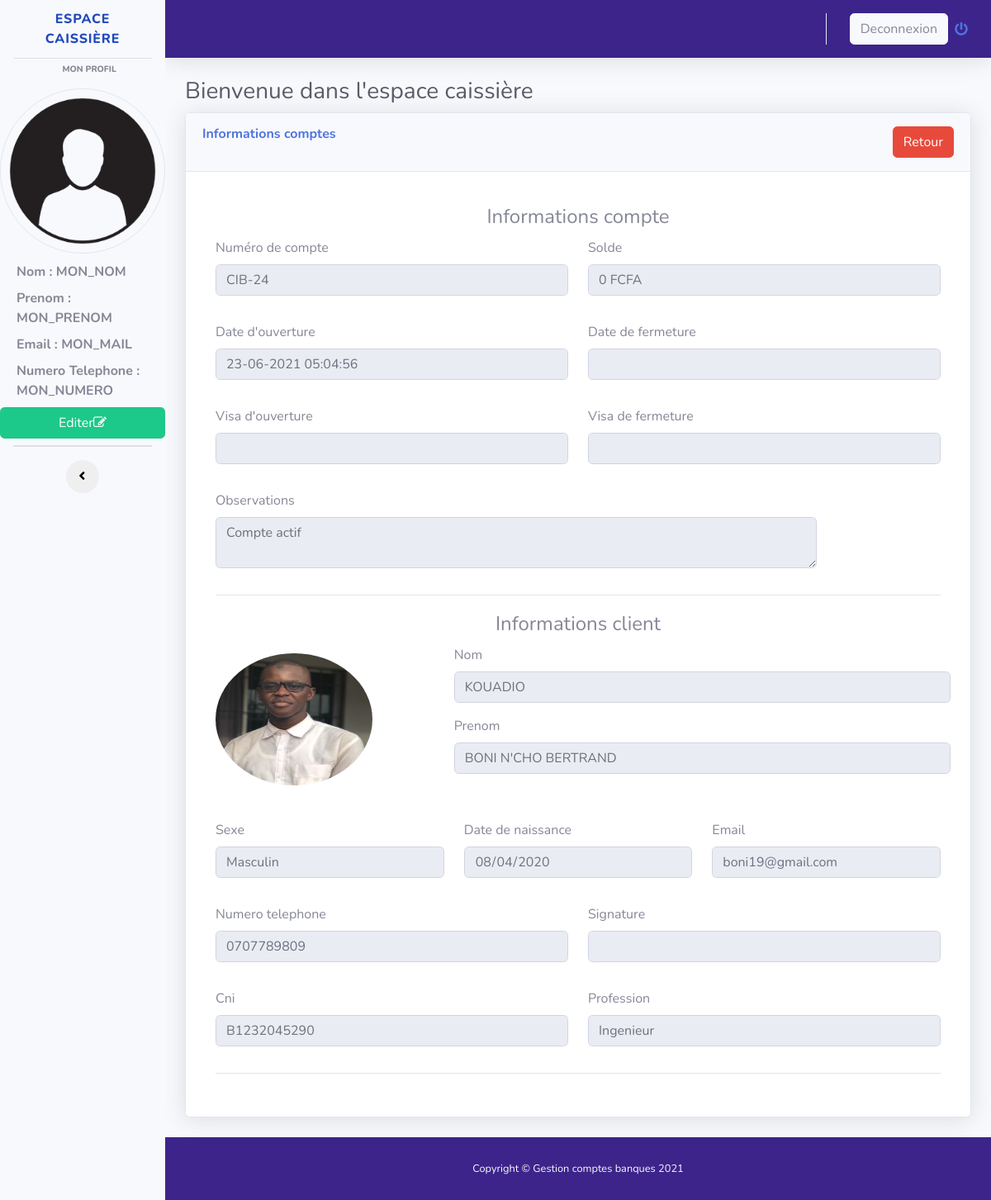
Page /voir_compte.php?Id_cpte=4 on the committed database.
### tables this page shows
CREATE TABLE `compte` (
  `idcompte` int(11) NOT NULL,
  `numerocpte` varchar(255) NOT NULL,
  `visaouverture` varchar(255) DEFAULT NULL,
  `dateouverture` varchar(255) NOT NULL,
  `datefermeture` varchar(255) DEFAULT NULL,
  `visafermeture` varchar(255) DEFAULT NULL,
  `obscpte` varchar(255) NOT NULL,
  `soldecpte` double NOT NULL DEFAULT 0,
  `idclient` int(11) NOT NULL,
  `archive` int(1) NOT NULL DEFAULT 0
);

CREATE TABLE `client` (
  `idclient` int(11) NOT NULL,
  `cni` varchar(255) DEFAULT NULL,
  `nomclient` varchar(255) NOT NULL,
  `prenomclient` varchar(255) NOT NULL,
  `datenaissance` date NOT NULL,
  `profession` varchar(255) NOT NULL,
  `telephone` varchar(255) NOT NULL,
  `email` varchar(255) DEFAULT NULL,
  `lienphoto` varchar(255) DEFAULT NULL,
  `liensignature` varchar(255) DEFAULT NULL,
  `archive` int(1) NOT NULL DEFAULT 0,
  `idsexe` int(1) NOT NULL DEFAULT 1
);

CREATE TABLE `sexe` (
  `idsexe` int(11) NOT NULL,
  `libsexe` varchar(255) NOT NULL
);

### voir_compte.php (the view, shortened to what this page needs)
<?php
$bd = bd();
$id = htmlspecialchars(htmlentities($_GET['Id_cpte']));
?>
<!DOCTYPE html>
<html lang="en">
<head>
  <link href="vendor/fontawesome-free/css/all.min.css" rel="stylesheet" type="text/css">
  <link rel="stylesheet" href="//maxcdn.bootstrapcdn.com/font-awesome/4.7.0/css/font-awesome.min.css" />
  <link href="css/sb-admin-2.min.css" rel="stylesheet">
  <link href="vendor/datatables/dataTables.bootstrap4.min.css" rel="stylesheet">
</head>
<body id="page-top">
<div id="wrapper" class="bg-dark">
    <ul class="navbar-nav bg-light sidebar sidebar-white accordion" id="accordionSidebar">
      <a class="sidebar-brand d-flex align-items-center justify-content-center" href="#">
        <div class="sidebar-brand-icon rotate-n-15">
        </div>
        <div class="sidebar-brand-text mx-3">ESPACE CAISSIÈRE</div>
      </a>
      <hr class="sidebar-divider my-0">
      <div class="sidebar-heading" style="margin:5px auto;">
        Mon profil
      </div>
      <img src="image/user.png" class="rounded-circle border" alt="image" style="height: 200px; width:200px; margin:10px auto;"/>
      <label style="margin-left: 20px; font-weight:bold;">
          Nom :<?php echo ' MON_NOM'; ?>
      </label>
      <label style="margin-left: 20px; font-weight:bold">
          Prenom :<?php echo ' MON_PRENOM'; ?>
      </label>
      <label style="margin-left: 20px; font-weight:bold">
          Email :<?php echo ' MON_MAIL'; ?>
      </label>
      <label style="margin-left: 20px; font-weight:bold">
          Numero Telephone :<br> <?php echo ' MON_NUMERO'; ?>
      </label>
      <label class="btn btn-success" data-toggle="modal" data-target="#motdepass">
      Editer<span class="fa fa-edit">
      </label>
      <hr class="sidebar-divider my-0">
      <hr class="sidebar-divider">
      <div class="text-center d-none d-md-inline">
        <button class="rounded-circle border-0" id="sidebarToggle"></button>
      </div>
    </ul>
    <div id="content-wrapper" class="d-flex flex-column">
      <div id="content">
        <nav class="navbar navbar-expand text-light topbar mb-4 static-top shadow" style="background:rgb(60,36,139);">
          <ul class="navbar-nav ml-auto">
            <li class="nav-item dropdown no-arrow">
              <a class="nav-link dropdown-toggle" href="#" id="userDropdown" role="button" data-toggle="dropdown" aria-haspopup="true" aria-expanded="false">
                <span class="mr-2 d-none d-lg-inline text-gray-600 small btn btn-light">Deconnexion</span>
                <i class="fas fa-power-off"></i>
              </a>
            </li>
          </ul>
        </nav>
        <div class="container-fluid">
          <h1 class="h3 mb-2 text-gray-800">Bienvenue dans l'espace caissière </h1>
          <div class="card shadow mb-4">
            <div class="card-header py-3">
              <h6 class="m-0 font-weight-bold text-primary">Informations comptes <a href="espace_caissiere_liste_comptes.php" class="btn btn-danger text-white" style="float:right;">Retour </a></h6>
            </div>
            <div class="card-body">
              <div class="table-responsive">
              <form method="" action="">
                <div class="modal-body">
                <?php
                    $requete = $bd->prepare("SELECT * FROM compte LEFT JOIN client ON client.idclient = compte.idclient LEFT JOIN sexe ON sexe.idsexe = client.idsexe WHERE idcompte = ? ");
                    $donne = $requete->execute(array($id));
                    while($donnes = $requete->fetch() ){
                    ?>
                    <center><legend>Informations compte</legend></center>
                    <div class="form-group row">
                      <div class="form-group col-6">
                        <label>Numéro de compte</label>
                        <input readonly type="text" class="form-control"  value="<?php echo $donnes['numerocpte'].''.$donnes['idcompte']; ?>" >
                      </div>
                      <div class="form-group col-6">
                        <label>Solde</label>
                        <input readonly type="text" class="form-control"  value="<?php echo $donnes['soldecpte'].' FCFA'; ?>" >
                      </div>
                    </div>
                    <div class="form-group row">
                      <div class="form-group col-6">
                        <label>Date d'ouverture</label>
                        <input readonly type="datetime" class="form-control"  value="<?php echo $donnes['dateouverture']; ?>" >
                      </div>
                      <div class="form-group col-6">
                        <label>Date de fermeture</label>
                        <input readonly type="datetime" class="form-control"  value="<?php echo $donnes['datefermeture']; ?>" >
                      </div>
                    </div>
                    <div class="form-group row">
                      <div class="form-group col-6">
                        <label>Visa d'ouverture</label>
                        <input readonly type="text" class="form-control"  value="<?php echo $donnes['visaouverture']; ?>" >
                      </div>
                      <div class="form-group col-6">
                        <label>Visa de fermeture</label>
                        <input readonly type="text" class="form-control" value="<?php echo $donnes['visafermeture']; ?>" >
                      </div>
                    </div>
                    <div class="form-group row">
                      <div class="form-group col-10">
                        <label>Observations</label>
                        <textarea readonly class="form-control" id="exampleFormControlTextarea1" rows="2" name="obscpte" placeholder="Observations sur le compte ..."><?php echo $donnes['obscpte']; ?></textarea>
                      </div>
                    </div>
                    <hr>
                    <center><legend>Informations client</legend></center>
                    <div class="form-group row">
                      <div class="form-group col-4">
                        <img src="image/<?php echo $donnes['lienphoto']; ?>" class="rounded-circle" alt="Cinque Terre" style="width:190px;height: 160px;margin:10px auto;">
                      </div>
                      <div class="form-group col-8">
                        <div class="form-group row">
                            <label>Nom</label>
                            <input readonly type="text" class="form-control"  value="<?php echo $donnes['nomclient']; ?>" >
                        </div>
                        <div class="form-group row">
                            <label>Prenom</label>
                            <input readonly type="text" class="form-control"  value="<?php echo $donnes['prenomclient']; ?>" >
                        </div>
                      </div>
                    </div>
                    <div class="form-group row">
                      <div class="form-group col-4">
                        <label>Sexe</label>
                        <input readonly type="text" class="form-control" value="<?php echo $donnes['libsexe']; ?>" >
                      </div>
                      <div class="form-group col-4">
                        <label>Date de naissance</label>
                        <input readonly type="date" class="form-control"  value="<?php echo $donnes['datenaissance']; ?>" >
                      </div>
                      <div class="form-group col-4">
                        <label>Email</label>
                        <input readonly type="email" class="form-control"  value="<?php echo $donnes['email']; ?>" >
                      </div>
                    </div>
                    <div class="form-group row">
                      <div class="form-group col-6">
                        <label>Numero telephone</label>
                        <input readonly type="text" class="form-control"  value="<?php echo $donnes['telephone']; ?>" >
                      </div>
                      <div class="form-group col-6">
                        <label>Signature</label>
                        <input readonly type="text" class="form-control" value="<?php echo $donnes['liensignature']; ?>" >
                      </div>
                    </div>
                    <div class="form-group row">
                      <div class="form-group col-6">
                        <label>Cni</label>
                        <input readonly type="text" class="form-control"  value="<?php echo $donnes['cni']; ?>" >
                      </div>
                      <div class="form-group col-6">
                            <label>Profession</label>
                            <input readonly type="text" class="form-control" value="<?php echo $donnes['profession'];?>" name="profession" placeholder="Ingenieur, Mécanicien, ..."  >
                        </div>
                    </div>
                    <hr>
                    <?php
                    }
                    ?>
                </form>
              </div>
            </div>
          </div>
        </div>
      </div>
      <footer class="sticky-footer text-light" style="background:rgb(60,36,139);">
        <div class="container my-auto">
          <div class="copyright text-center my-auto">
            <span>Copyright &copy; Gestion comptes banques 2021</span>
          </div>
        </div>
      </footer>
    </div>
  </div>
</body>
</html>

### rows in the picture
compte: numerocpte+idcompte "CIB-24", soldecpte "0 FCFA", dateouverture "23-06-2021 05:04:56", obscpte "Compte actif", idclient.lienphoto (picture), idclient.nomclient "KOUADIO", idclient.prenomclient "BONI N'CHO BERTRAND", libsexe "Masculin", idclient.datenaissance "08/04/2020", idclient.email "boni19@gmail.com", idclient.telephone "0707789809", idclient.cni "B1232045290", profession "Ingenieur"
